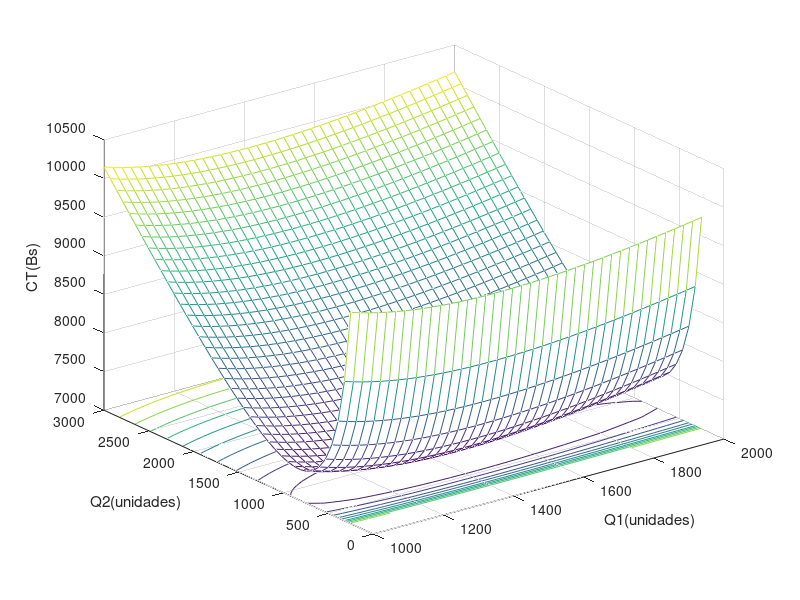

This chart was generated by the following MATLAB code:
D = [6000 3000]%unidad/mes
Co = [500 400]%Bs/orden
Cp = [3.0 3.5]%Bs/(unidad.mes)

Q = [1106 705]
Q1 = linspace(1000,2000,40);
Q2 = linspace(250,3000,40);
Q = [Q1; Q2];
[Q1Q1,Q2Q2]=meshgrid(Q1,Q2);
CT = (Co(1).*D(1)./Q1Q1 + 0.5*Cp(1).*Q1Q1) + (Co(2).*D(2)./Q2Q2 + 0.5*Cp(2).*Q2Q2);
meshc(Q1Q1,Q2Q2,CT) 
xlabel("Q1(unidades)")
ylabel("Q2(unidades)")
zlabel("CT(Bs)")

min(min(CT))
